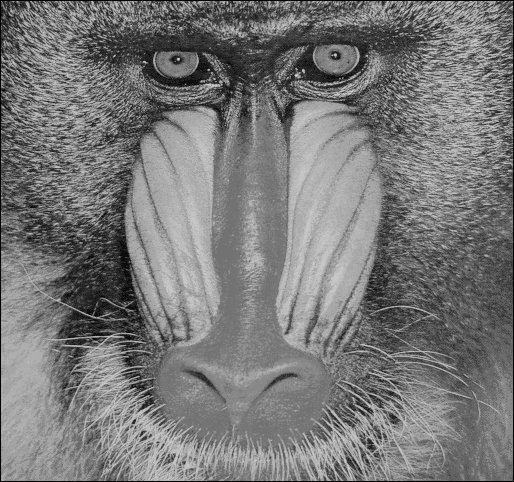
//> input picture AulasPraticas/Rafael/OpenCV/OpenCV_Guiao_04/IMAGENS/ape1.bmp, 514 x 482 px
$ ./OpenCV_ex_3 IMAGENS/ape1.bmp   (built with g++ and OpenCV 4)
//> lines starting //> are read from the running program, lines starting //| are printed output that depends on the picture
#include <iostream>


#include "opencv2/core/core.hpp"

#include "opencv2/imgproc/imgproc.hpp"

#include "opencv2/highgui/highgui.hpp"


using namespace cv;

using namespace std;


// FUNCOES AUXILIARES

void printImageFeatures( const Mat &imagem )
{
    cout << endl;

    cout << "Numero de linhas : " << imagem.size().height << endl;

    cout << "Numero de colunas : " << imagem.size().width << endl;

    cout << "Numero de canais : " << imagem.channels() << endl;

    cout << "Numero de bytes por pixel : " << imagem.elemSize() << endl;

    cout << endl;
}


// MAIN

int main( int argc, char** argv )
{
    if( argc != 2)
    {
        cout <<"Falta o nome do ficheiro da imagem !!" << endl;

        return -1;
    }

	Mat imagemOriginal;

	imagemOriginal = imread( argv[1], CV_LOAD_IMAGE_UNCHANGED );
//> imagemOriginal is the input picture: 482 rows x 514 cols, CV_8UC1; min 0, max 217, mean 119.9

	if( ! imagemOriginal.data )
	{
	    // Leitura SEM SUCESSO

	    cout << "Ficheiro nao foi aberto ou localizado !!" << endl;

	    return -1;
	}

	if( imagemOriginal.channels() > 1 )
	{
	    // Converter para 1 so canal !!

	    cvtColor( imagemOriginal, imagemOriginal, CV_BGR2GRAY, 1 );
	}

    // Janela

    namedWindow( "Imagem Original", CV_WINDOW_AUTOSIZE );

    // Visualizar

    imshow( "Imagem Original", imagemOriginal );

    // Imprimir alguma informacao

    cout << "IMAGEM ORIGINAL" << endl;

    printImageFeatures( imagemOriginal );
//| Numero de linhas : 482
//| Numero de colunas : 514
//| Numero de canais : 1
//| Numero de bytes por pixel : 1

    // binary threshold

    Mat thresholdFMediaBinary;

    namedWindow( "Binary image", CV_WINDOW_AUTOSIZE );

    imshow( "Binrary image", imagemOriginal );

    // dilate

    Mat dilateImg_33;
    Mat dilateImg_1111;

    Mat element11_11 = getStructuringElement(MORPH_ELLIPSE, Size(11, 11));
    Mat element3_3 = getStructuringElement(MORPH_ELLIPSE, Size(3, 3));

    dilate(imagemOriginal, dilateImg_1111, element11_11);
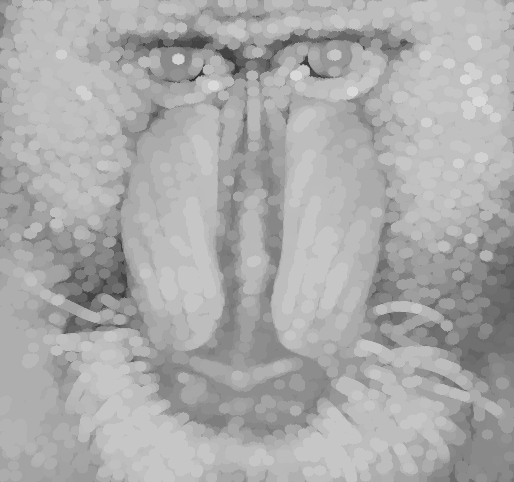
//> dilateImg_1111: 482 rows x 514 cols, CV_8UC1; min 34, max 217, mean 170.4
    dilate(imagemOriginal, dilateImg_33, element3_3);
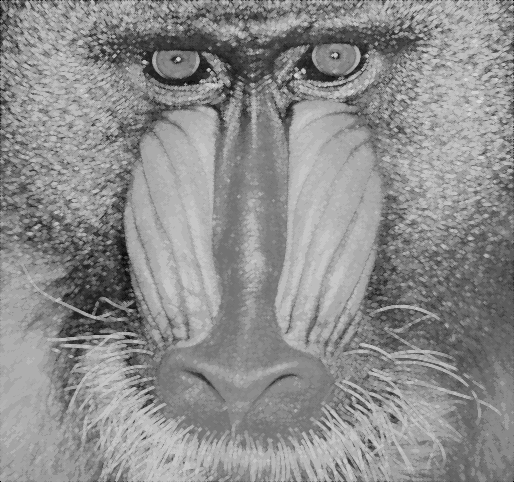
//> dilateImg_33: 482 rows x 514 cols, CV_8UC1; min 0, max 217, mean 141

    namedWindow( "dilate 3 3", CV_WINDOW_AUTOSIZE );
    imshow( "dilate 3 3", dilateImg_33 );

    namedWindow( "dilate 11 11", CV_WINDOW_AUTOSIZE );
    imshow( "dilate 11 11 ", dilateImg_1111 );
    // Esperar

    waitKey( 0 );

	// Destruir as janelas --- Desnecessario neste programa simples

	destroyAllWindows();

	return 0;
}
